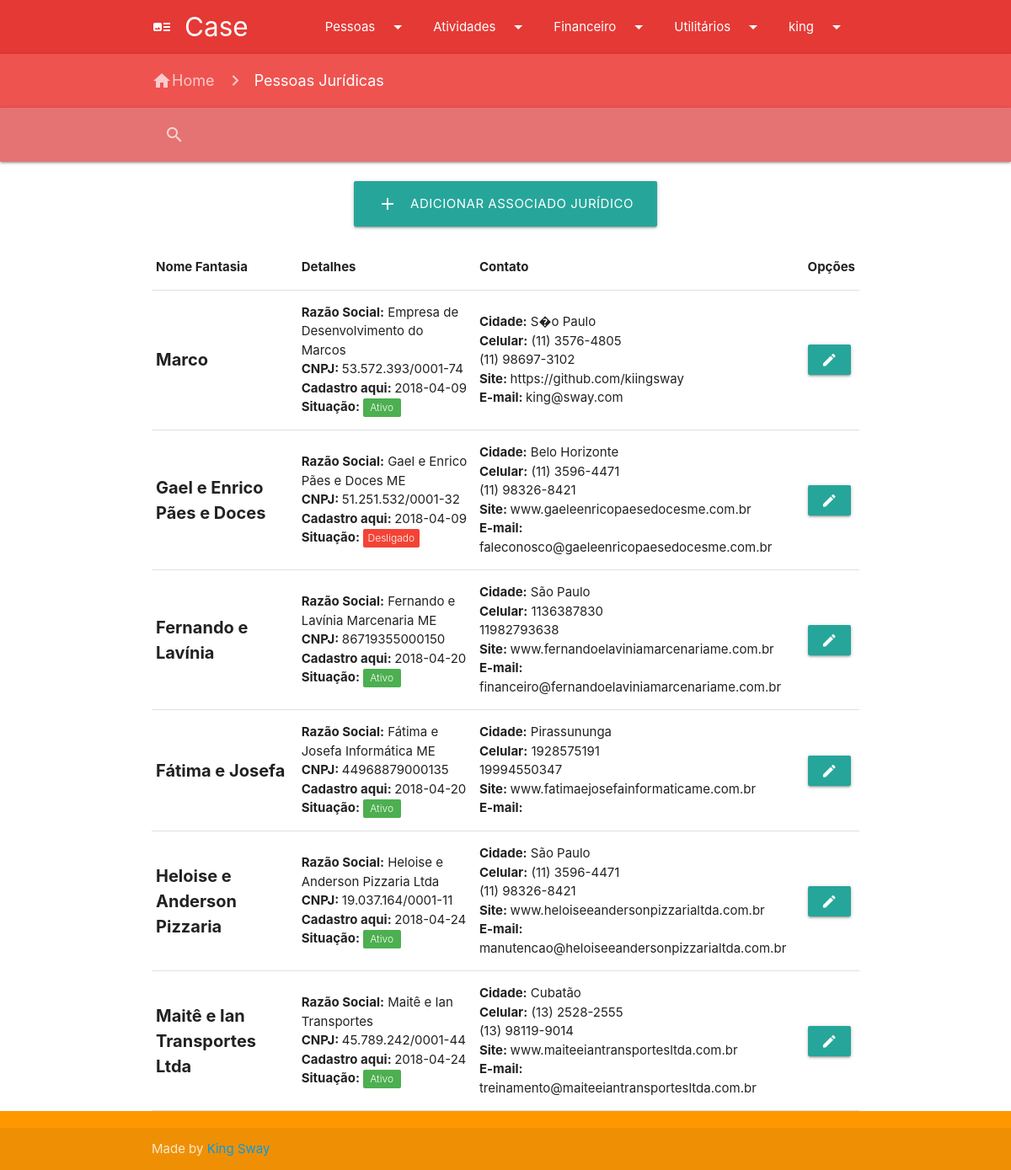
The page /page_pj.php (signed in) on the database its author committed.
### tables this page shows
CREATE TABLE `tb_users` (
  `id` int(11) NOT NULL,
  `login` varchar(255) NOT NULL,
  `email` varchar(255) NOT NULL,
  `senha` varchar(255) NOT NULL,
  `permissoes` varchar(255) NOT NULL DEFAULT '0' COMMENT '1 - PF 2 - PJ 3 - Cursos 4 - Livros 5 - Inscrições 6 - Voucher 7 - Contas a Pagar 8 - A Receber 9 - Usuários 10 - Projetos; 11 - Marketing',
  `status` int(1) NOT NULL DEFAULT '1'
);

CREATE TABLE `tb_pj` (
  `id` int(255) NOT NULL,
  `nome_fantasia` varchar(255) NOT NULL,
  `razao_social` varchar(255) NOT NULL,
  `cnpj` varchar(255) NOT NULL,
  `site` varchar(255) DEFAULT NULL,
  `email` varchar(255) DEFAULT NULL,
  `telefone1` varchar(255) NOT NULL,
  `situacao` int(1) NOT NULL,
  `cadastroaqui` date NOT NULL,
  `telefone2` varchar(255) DEFAULT NULL,
  `cidade` varchar(255) NOT NULL,
  `estado` varchar(2) NOT NULL,
  `senha` varchar(255) NOT NULL
);

### page_pj.php (the view, shortened to what this page needs)
<!DOCTYPE html>
<html>
  <head>
    <link href="css/materialize.css" type="text/css" rel="stylesheet" media="screen,projection"/>
    <link href="css/style.css" type="text/css" rel="stylesheet" media="screen,projection"/>
  </head>
<body>
		<?php require_once ("padroes/navigation.php"); ?>
    <nav class="red lighten-1" role="navigation">
      <div class="nav-wrapper container">
        <a href="index.php" class="breadcrumb"><i class="material-icons">home</i>Home</a>
        <a class="breadcrumb">Pessoas Jurídicas</a>
      </div>
    </nav>
    <?php require_once ("padroes/search.php"); ?>
    <main>
    <br><div class="container center">
      <a class="waves-effect waves-light btn-large" href="add_pj.php"><i class="material-icons left">add</i>Adicionar associado Jurídico</a><br><br>
        <table id="table">
      <tr class="hoverable">
        <th>Nome Fantasia</th>
        <th>Detalhes</th>
        <th>Contato</th>
        <th>Opções</th>
      </tr>
      <?php
        $db = mysqli_connect('localhost', 'root', '', 'dbcollege');
        $user_check_query = "SELECT id, nome_fantasia, razao_social, cnpj, site, email, telefone1, telefone2, situacao, cadastroaqui, cidade, estado FROM tb_pj";
        $result = mysqli_query($db, $user_check_query);
        while ($user = mysqli_fetch_assoc($result)){ ?>
        <tr class="hoverable">
          <td style="font-size: 20px; font-weight: bold;"><?php echo $user['nome_fantasia'] ?></td>
          <td><b>Razão Social:</b> <?php echo $user['razao_social'] ?><br><b>CNPJ: </b><?php echo $user['cnpj']?><br><b>Cadastro aqui: </b><?php echo $user['cadastroaqui']?><br><b>Situação: </b><?php if ($user['situacao'] == 0) { echo '<span data-badge-caption="Desligado" class="new badge red">'; }
            if ($user['situacao'] == 1) { echo '<span data-badge-caption="Ativo" class="new badge green">'; } ?> </span></td>
          <td><b>Cidade:</b> <?php echo $user['cidade']?><br><b>Celular:</b> <?php echo $user['telefone1']?><br><?php echo $user['telefone2']?><br><b>Site: </b> <?php echo $user['site'] ?><br><b>E-mail: </b><?php echo $user['email']?><br></td>
          <form method="POST" action="edit_pj.php">
          <td class="hoverable"><button class="btn tooltipped" data-tooltip="Editar" name="btnEditarPJ" <?php echo 'value="'.$user['id'].'"' ?>><i class="material-icons">edit</i></button></form>
        </tr>
      <?php
      }
      ?>
    </table>
    </div>
  </main>
    <?php require_once("padroes/footer.php"); ?>
</body>
</html>

### padroes/navigation.php (shortened to what this page needs)
<!DOCTYPE html>
<html>
<head>
</head>
<body>
  <?php
    $db = mysqli_connect('localhost', 'root', '', 'dbcollege');
    if (isset($_SESSION['usuario'])){
      $usuario = $_SESSION['usuario'];
      $query = "SELECT permissoes FROM tb_users WHERE login='$usuario'";
      $result = mysqli_query($db, $query);
      while ($user = mysqli_fetch_assoc($result)){
        $permissoes = explode(',',$user['permissoes']);
       ?>
    <nav class="red darken-1" role="navigation">
      <div class="nav-wrapper container">
        <a id="logo-container" class="brand-logo"><i class="large material-icons">art_track</i>Case</a>
        <ul id="navSite" class="right hide-on-med-and-down">
          <li><a <?php if(in_array("1", $permissoes) || in_array("2", $permissoes)) echo 'class="dropdown-trigger"'; else echo 'class="dropdown-trigger hide"'; ?>  href="#!" data-target="dropdownPessoas">Pessoas<i class="material-icons arrow right">arrow_drop_down</i></a></li>
          <li><a <?php if(in_array("3", $permissoes) || in_array("4", $permissoes) || in_array("5", $permissoes) || in_array("6", $permissoes)) echo 'class="dropdown-trigger"'; else echo 'class="dropdown-trigger hide"'; ?> href="#!" data-target="dropdownAtividades">Atividades<i class="material-icons arrow right">arrow_drop_down</i></a></li>
          <li><a <?php if(in_array("7", $permissoes) || in_array("8", $permissoes)) echo 'class="dropdown-trigger"'; else echo 'class="dropdown-trigger hide"'; ?> href="#!" data-target="dropdownFinanceiro">Financeiro<i class="material-icons arrow right">arrow_drop_down</i></a></li>
          <li><a <?php if(in_array("9", $permissoes) || in_array("10", $permissoes)) echo 'class="dropdown-trigger"'; else echo 'class="dropdown-trigger hide"'; ?> href="#!" data-target="dropdownUtilitarios">Utilitários<i class="material-icons arrow right">arrow_drop_down</i></a></li>
          <?php  if (isset($_SESSION['usuario'])) : ?>
          <li><a class="dropdown-trigger" href="#!" data-target="dropdownLogin"><?php echo $_SESSION['usuario']; ?><i class="material-icons arrow right">arrow_drop_down</i></a></li>
          <?php endif ?>
        </ul>
      </div>
    </nav>
    <?php }}?>
</body>
</html>

### padroes/footer.php (style rules this page uses)
body { display: flex;min-height: 100vh;flex-direction: column; }
main { flex: 1 0 auto; }

### rows shown on the page
tb_pj: nome_fantasia "Marco", razao_social "Empresa de Desenvolvimento do Marcos", cnpj "53.572.393/0001-74", cadastroaqui "2018-04-09", situacao 1 (drawn), cidade "S�o Paulo", telefone1 "(11) 3576-4805", telefone2 "(11) 98697-3102", site "https://github.com/kiingsway", email "king@sway.com", $user['id'] 1 (drawn)
tb_pj: nome_fantasia "Gael e Enrico Pães e Doces", razao_social "Gael e Enrico Pães e Doces ME", cnpj "51.251.532/0001-32", cadastroaqui "2018-04-09", situacao 0 (drawn), cidade "Belo Horizonte", telefone1 "(11) 3596-4471", telefone2 "(11) 98326-8421", site "www.gaeleenricopaesedocesme.com.br", email "faleconosco@gaeleenricopaesedocesme.com.br", $user['id'] 2 (drawn)
tb_pj: nome_fantasia "Fernando e Lavínia", razao_social "Fernando e Lavínia Marcenaria ME", cnpj "86719355000150", cadastroaqui "2018-04-20", situacao 1 (drawn), cidade "São Paulo", telefone1 "1136387830", telefone2 "11982793638", site "www.fernandoelaviniamarcenariame.com.br", email "financeiro@fernandoelaviniamarcenariame.com.br", $user['id'] 4 (drawn)
tb_pj: nome_fantasia "Fátima e Josefa", razao_social "Fátima e Josefa Informática ME", cnpj "44968879000135", cadastroaqui "2018-04-20", situacao 1 (drawn), cidade "Pirassununga", telefone1 "1928575191", telefone2 "19994550347", site "www.fatimaejosefainformaticame.com.br", $user['id'] 5 (drawn)
tb_pj: nome_fantasia "Heloise e Anderson Pizzaria", razao_social "Heloise e Anderson Pizzaria Ltda", cnpj "19.037.164/0001-11", cadastroaqui "2018-04-24", situacao 1 (drawn), cidade "São Paulo", telefone1 "(11) 3596-4471", telefone2 "(11) 98326-8421", site "www.heloiseeandersonpizzarialtda.com.br", email "manutencao@heloiseeandersonpizzarialtda.com.br", $user['id'] 6 (drawn)
tb_pj: nome_fantasia "Maitê e Ian Transportes Ltda", razao_social "Maitê e Ian Transportes", cnpj "45.789.242/0001-44", cadastroaqui "2018-04-24", situacao 1 (drawn), cidade "Cubatão", telefone1 "(13) 2528-2555", telefone2 "(13) 98119-9014", site "www.maiteeiantransportesltda.com.br", email "treinamento@maiteeiantransportesltda.com.br", $user['id'] 7 (drawn)
